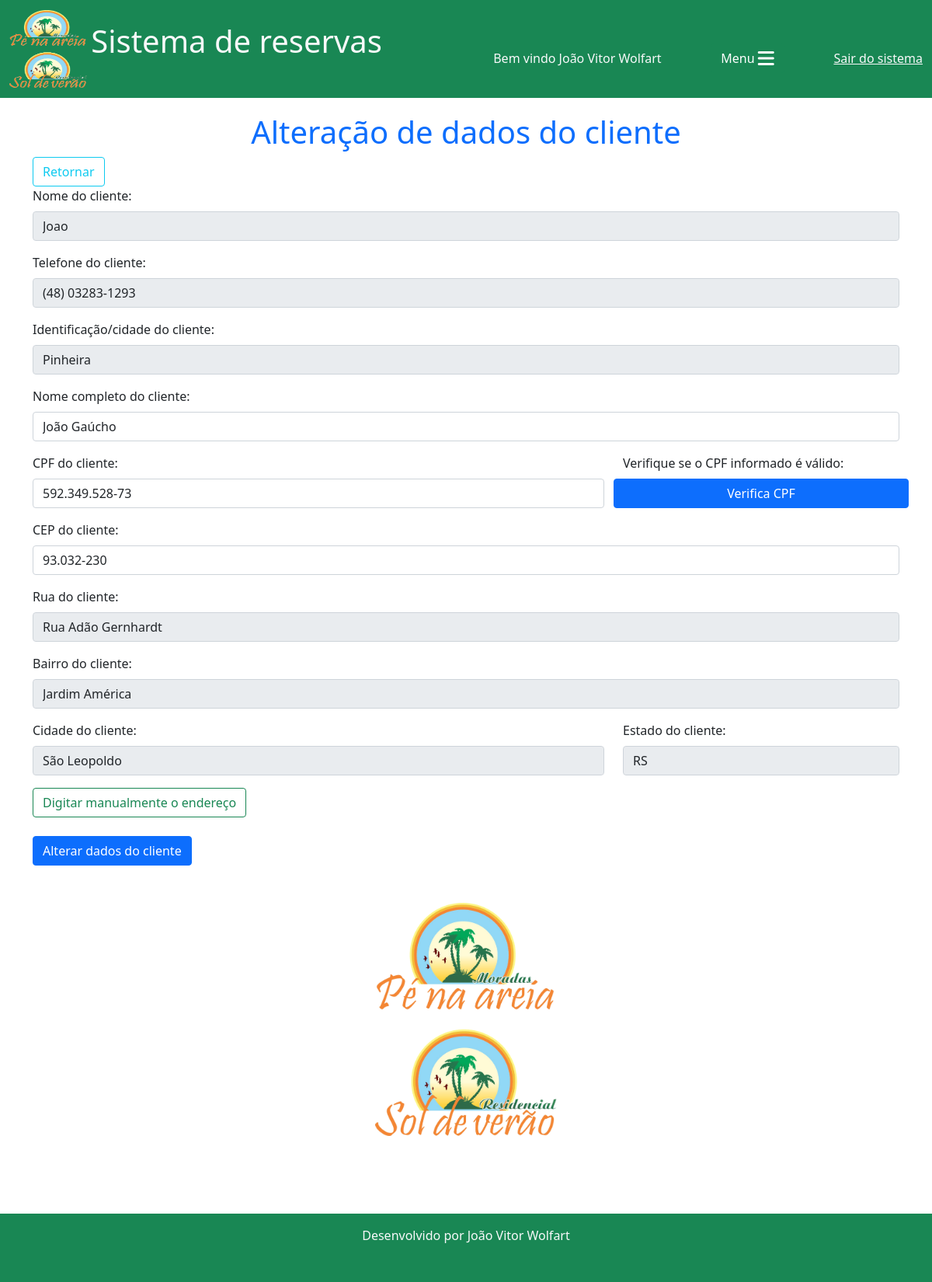
/reservas/alterar_dados_cliente/2 (signed in), run on the app's committed database.
### reservas/models.py (models this page shows, shortened)
class Cliente(models.Model):
    nome = models.CharField(max_length=30)
    telefone = models.CharField(max_length=20, blank=True, null=True)
    obs = models.CharField(max_length=100)
    dados_adicionais = models.BooleanField(default=False)

class DadosCliente(models.Model):
    cliente = models.ForeignKey(Cliente, on_delete=models.CASCADE)
    nome_completo = models.CharField(max_length=100)
    cpf = models.CharField(max_length=14)
    rua = models.CharField(max_length=100)
    bairro = models.CharField(max_length=100)
    cidade = models.CharField(max_length=100)
    estado = models.CharField(max_length=2)
    cep = models.CharField(max_length=10)

### reservas/views.py (the view, shortened to what this page needs)
# urls.py: path("alterar_dados_cliente/<int:id>", views.alterar_dados_cliente, name="alterar_dados_cliente"),
@login_required(login_url="login")
def alterar_dados_cliente(request, id):
    cliente = Cliente.objects.get(id=id)
    dados_cliente = DadosCliente.objects.get(cliente=cliente)
    if request.method != "POST":
        return render(request, 'alterar_dados_cliente.html', {"cliente": cliente, "dados_cliente": dados_cliente})

### reservas/templates/alterar_dados_cliente.html (shortened to what this page needs)
{% extends 'base.html'%}
{% load static %}
{% block 'conteudo'%}
<h1 style="padding-top: 20px;" class="text-center text-primary">Alteração de dados do cliente</h1>
<a href="{% url 'manut_cliente' %}" class="btn btn-outline-info">Retornar</a>
<div class="col-12">
  <div class="mb-3">
    <label class="form-label">Nome do cliente: </label>
    <input type="text" class="form-control"  value="{{cliente.nome}}" disabled>
  </div>
  <div class="mb-3">
    <label class="form-label">Telefone do cliente: </label>
    <input type="text" class="form-control"  value="{{cliente.telefone}}" disabled>
  </div>
  <div class="mb-3">
    <label class="form-label">Identificação/cidade do cliente: </label>
    <input type="text" class="form-control"  value="{{cliente.obs}}" disabled>
  </div>
</div>
<div class="col-12">
    <form method="post" action="{% url 'alterar_dados_cliente' cliente.id%}" enctype="multipart/form-data">
      <div class="mb-3">
        <label class="form-label">Nome completo do cliente: </label>
        <input type="text" class="form-control" name="nome_completo" placeholder="Nome completo do cliente" value="{{dados_cliente.nome_completo}}">
      </div>
      <div class="mb-3">
        <div class="row">
          <div class="col-8">
            <label class="form-label">CPF do cliente: </label>
            <input type="text" class="form-control" placeholder="CPF" id="cpf" name="cpf" value="{{dados_cliente.cpf}}">
          </div>
          <div class="col-4">
            <div class="row">
              <label for="">Verifique se o CPF informado é válido: </label>
            </div>
            <div class="row">
              <button type="button" class="btn btn-primary mt-2" onclick="CPFValido()">Verifica CPF</button>
            </div>
          </div>
        </div>
      </div>
      <div class="mb-3">
        <label class="form-label">CEP do cliente: </label>
        <input type="text" class="form-control" name="cep" id="cep" placeholder="CEP do cliente" value="{{dados_cliente.cep}}" onblur="busca_cep()">
      </div>
      <div class="mb-3">
        <label class="form-label">Rua do cliente: </label>
        <input type="text" class="form-control dado_cliente" name="rua" id="rua" placeholder="Rua do cliente" value="{{dados_cliente.rua}}" disabled>
      </div>
      <div class="mb-3">
        <label class="form-label">Bairro do cliente: </label>
        <input type="text" class="form-control dado_cliente" name="bairro" id="bairro" placeholder="Bairro do cliente" value="{{dados_cliente.bairro}}" disabled>
      </div>
      <div class="row">
        <div class="col-sm-8">
          <label class="form-label">Cidade do cliente: </label>
          <input type="text" class="form-control dado_cliente" name="cidade" id="cidade" placeholder="Cidade do cliente" value="{{dados_cliente.cidade}}" disabled>
        </div>
        <div class="col-sm-4">
          <label class="form-label">Estado do cliente: </label>
          <input type="text" class="form-control dado_cliente" name="estado" id="estado" placeholder="Estado do cliente" value="{{dados_cliente.estado}}" disabled>
        </div>
      </div>
      <div class="my-3">
        <label class="btn btn-outline-success" for="manual">Digitar manualmente o endereço</label>
      </div>
      <div class="mt-4">
        <button type="submit" class="btn btn-primary" onclick="habilitar_campos_submit()">Alterar dados do cliente</button>
      </div>
    </form>
    <div class="row">
        <div style="height: 400px; text-align: center;">
          <img src="{% static 'img/logo1.png'%}" alt="" class="image-fluid mt-5" style="height: 300px; margin: 0 auto;">
        </div>
    </div>
</div>
{% endblock %}

### templates/base.html (shortened to what this page needs)
{% load static %}
<!DOCTYPE html>
<html lang="pt-br">
<head>
    <link href="https://cdn.jsdelivr.net/npm/bootstrap@5.1.3/dist/css/bootstrap.min.css" rel="stylesheet">
    <link rel="stylesheet" href="{% static 'css/estilo.css'%}">
</head>
<body>
    <nav class="navbar navbar-light bg-success">
        <div class="container-fluid">
          <a class="navbar-brand text-light" href="{% url 'home'%}">
            <img src="{% static 'img/logo1.png'%}" width="100" height="100" class="d-inline-block align-text-middle">
            <span class="fs-1">Sistema de reservas</span>
          </a>
          {% if user.first_name != ''%}
          <span class="text-light mt-4">Bem vindo {{user.first_name}} {{user.last_name}}</span>
          {% else %}
          <span class="text-light mt-4">Bem vindo usuário {{user}}</span>
          {% endif %}
          <button class="btn btn-success text-end mt-4" type="button" data-bs-toggle="offcanvas" data-bs-target="#offcanvasScrolling" aria-controls="offcanvasScrolling">Menu <i class="fa fa-bars fa-xl"></i></button>
          {% if user.is_authenticated %}
          <a href="{% url 'logout' %}" class="text-light mt-4">Sair do sistema</a>
          {% else %}
          <a href="" class="text-light mt-4">Faça seu login</a>
          {% endif %}
        </div>
    </nav>
      <div class="container">
       {% block 'conteudo'%}
       {% endblock %}
      </div>
    <footer class="text-center text-light bg-success mt-5 pb-3">
        <p class="py-3">Desenvolvido por João Vitor Wolfart</p>
    </footer>
</body>
</html>

### data on the page
Cliente: nome "Joao", telefone "(48) 03283-1293", obs "Pinheira"
DadosCliente: nome_completo "João Gaúcho", cpf "592.349.528-73", cep "93.032-230", rua "Rua Adão Gernhardt", bairro "Jardim América", cidade "São Leopoldo", estado "RS"

### other printed values
{{ user.first_name }} "João Vitor"
{{ user.last_name }} "Wolfart"
